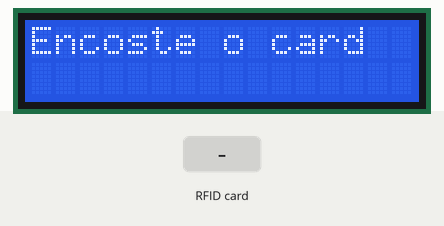
A sketch run on a simulated ESP8266 (NodeMCU). On the bench: 16×2 character LCD. The test bench sets the inputs (shaded band). WiFi joins after 1.5 s; servers stay silent unless stated; what the sketch prints to the serial monitor is not drawn.

Above: at 6.2 s.
6.3 s: RFID card 5E 7A 19 C4 held to the reader
At 6.55 s:
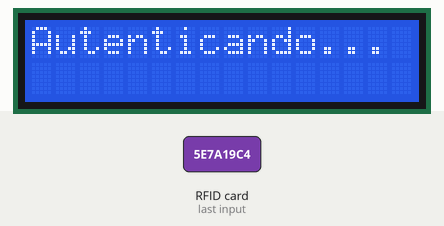
Timing chart, 0 to 9.3 s (numbered marks = the images above; inputs shaded):
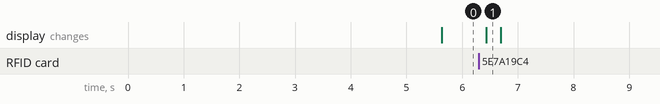

Measured:
- after the input at 6.3 s, the display: changes after 0.13 s (image 1)

The sketch:

QuimicCatraca.ino
```cpp
#include <LiquidCrystal_I2C.h>
#include <Wire.h>

#include <MFRC522.h>

#include <Arduino.h>
#include <ESP8266WiFi.h>
#include <ESP8266WiFiMulti.h>
#include <ESP8266HTTPClient.h>
#include <WiFiClient.h>

ESP8266WiFiMulti WiFiMulti;
#define SS_PIN D4
#define RST_PIN D8

MFRC522 mfrc522(SS_PIN, RST_PIN);
MFRC522::MIFARE_Key key;
LiquidCrystal_I2C lcd(0x27, 16, 2);

void setup() {
Serial.begin(115200);
Wire.begin(D2, D1);
SPI.begin();      //Inicia  SPI bus
mfrc522.PCD_Init();   //Inicia MFRC522
//Prepara chave - padrao de fabrica = FFFFFFFFFFFFh
for (byte i = 0; i < 6; i++) key.keyByte[i] = 0xFF;
lcd.begin();
//Conecta ao WIFI
Serial.println("iniciando");

  Serial.println();
  Serial.println();
  Serial.println();
  for (uint8_t t = 4; t > 0; t--) {
    Serial.printf("[SETUP] WAIT %d...\n", t);
    Serial.flush();
    delay(1000);
  }
WiFi.mode(WIFI_STA);
WiFiMulti.addAP("Futurum_B", "Futurum#CRM");
}
void request(String id){
 lcd.clear();
  lcd.home();
  lcd.print("Autenticando...");
if ((WiFiMulti.run() == WL_CONNECTED)) {
    WiFiClient client;
    HTTPClient http;
    if (http.begin(client, "http://quimictec.herokuapp.com/api/catraca/registra/"+id)){
      int httpCode = http.GET();
      if (httpCode > 0) {
        if (httpCode == HTTP_CODE_OK || httpCode == HTTP_CODE_MOVED_PERMANENTLY) {
          String payload = http.getString();
          Serial.println(payload);
           if(payload == "sucesso"){
          Serial.println("Autorizado");
          lcd.clear();
          lcd.home();
          lcd.print("Autorizado");
          delay(3000);
          }else if(payload == "falha"){
          lcd.home();
          lcd.print("Nao autorizado");
          delay(3000);
          Serial.println("Não autorizado");
          }
        }
      } else {
        Serial.printf("[HTTP] falha: %s\n", http.errorToString(httpCode).c_str());
        lcd.clear();
        lcd.home();
        lcd.print("Sem internet");
      }
      http.end();
    }
  }
}
void loop() {
 if ((WiFiMulti.run() == WL_CONNECTED)) {
 modo_leitura();
 }
}

void modo_leitura(){
  lcd.clear();
  lcd.home();
  lcd.print("Encoste o card");
  //Aguarda cartao
    while ( ! mfrc522.PICC_IsNewCardPresent())
  {
    delay(100);
  }
  if ( ! mfrc522.PICC_ReadCardSerial())
  {
    return;
  }
  String conteudo = "";
  byte letra;
  for (byte i = 0; i < mfrc522.uid.size; i++)
  {
    conteudo.concat(String(mfrc522.uid.uidByte[i], HEX));
  }
  byte piccType = mfrc522.PICC_GetType(mfrc522.uid.sak);
    //Obtem os dados do setor 1, bloco 4 = Nome
  byte sector         = 1;
  byte blockAddr      = 4;
  byte trailerBlock   = 7;
  byte status;
  byte buffer[18];
  byte size = sizeof(buffer);

  //Autenticacao usando chave A
  status=mfrc522.PCD_Authenticate(MFRC522::PICC_CMD_MF_AUTH_KEY_A,
                                  trailerBlock, &key, &(mfrc522.uid));
  if (status != MFRC522::STATUS_OK) {
    Serial.print(F("PCD_Authenticate() failed: "));

    return;
  }
  status = mfrc522.MIFARE_Read(blockAddr, buffer, &size);
  if (status != MFRC522::STATUS_OK) {
    Serial.print(F("MIFARE_Read() failed: "));

  }
  //Mostra os dados do nome no Serial Monitor
  for (byte i = 1; i < 16; i++)
  {
    //Serial.print(char(buffer[i]));
    lcd.print(char(buffer[i+1]));
  }


  Serial.println();

  //Obtem os dados do setor 0, bloco 1 = ID
  sector         = 0;
  blockAddr      = 1;
  trailerBlock   = 3;

  //Autenticacao usando chave A
  status=mfrc522.PCD_Authenticate(MFRC522::PICC_CMD_MF_AUTH_KEY_A,
                                  trailerBlock, &key, &(mfrc522.uid));
  if (status != MFRC522::STATUS_OK)
  {
    Serial.print(F("PCD_Authenticate() failed: "));

    return;
  }
  status = mfrc522.MIFARE_Read(blockAddr, buffer, &size);
  if (status != MFRC522::STATUS_OK)
  {
    Serial.print(F("MIFARE_Read() failed: "));

  }
  //Mostra os dados do ID no Serial Monitor

  //Serial.print("ID: ");
  String id = "";
  for (byte i = 0; i < 16; i++)
  {
    id.concat(char(buffer[i]));
    id.trim();
  }
  Serial.println(id);
  request(id);

  // Halt PICC
  mfrc522.PICC_HaltA();
  // Stop encryption on PCD
  mfrc522.PCD_StopCrypto1();
}
```
